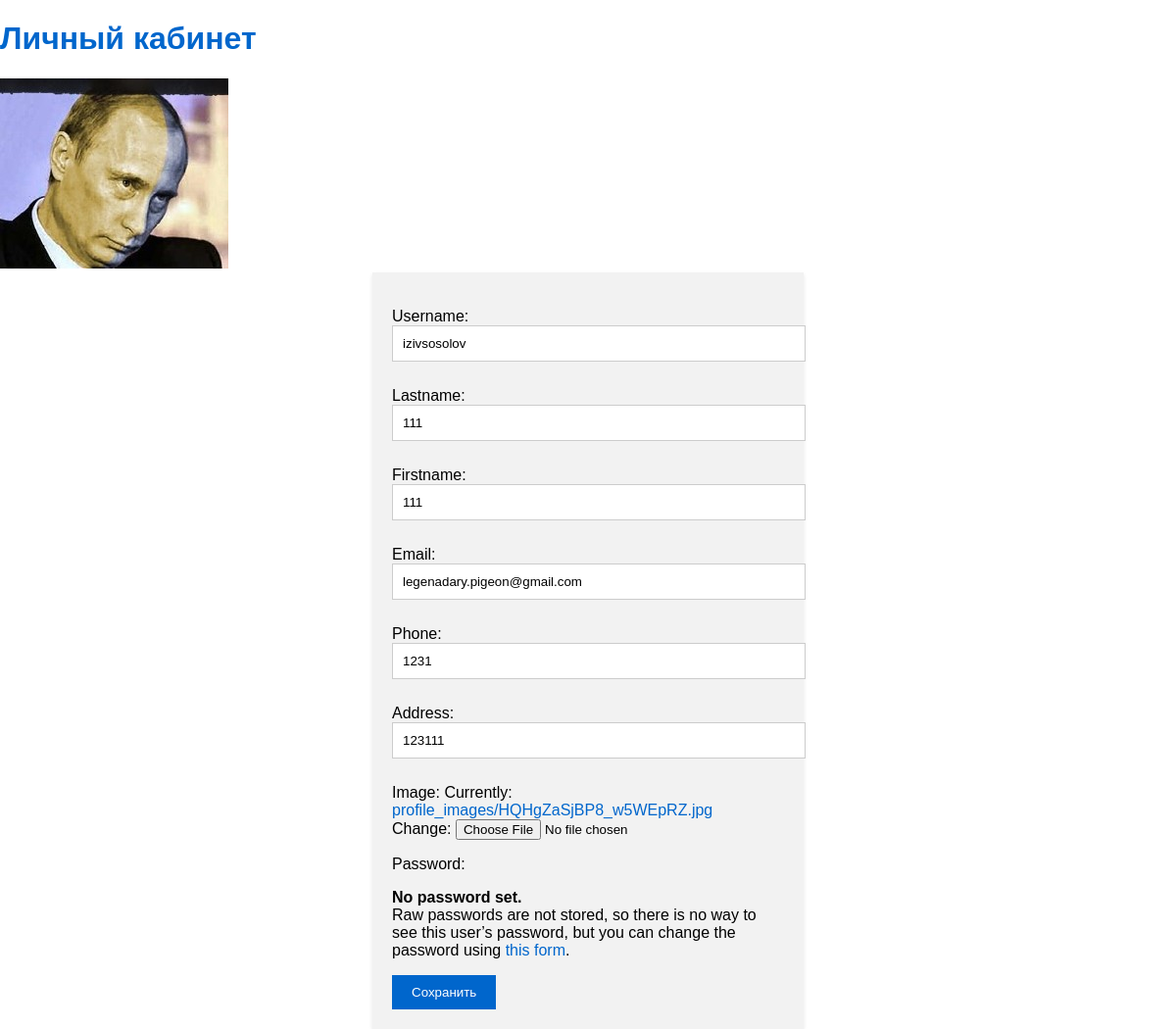
/myapp/profile/ (signed in), run on the app's committed database.
### myapp/models.py (models this page shows)
class User(AbstractUser):
    username = models.CharField(max_length=30, unique=30)
    lastname = models.CharField(max_length=50)
    firstname = models.CharField(max_length=50)
    email = models.EmailField(unique=True)
    password = models.CharField(max_length=128)
    phone = models.CharField(max_length=20)
    address = models.CharField(max_length=100)
    image = models.ImageField(upload_to='profile_images/', null=True)
    class Meta:
        db_table = 'myapp_user'

### myapp/views.py (the view)
# urls.py: path('myapp/profile/', views.profile, name='profile'),
@login_required
def profile(request):
    user = request.user
    if request.method == 'POST':
        form = UserProfileForm(request.POST, request.FILES, instance=user)
        if form.is_valid():
            form.save()
            return redirect('profile')
    else:
        form = UserProfileForm(instance=user)
    return render(request, 'profile.html', {'form': form})

### myapp/forms.py
class UserProfileForm(UserChangeForm):
    class Meta:
        model = User
        fields = ['username', 'lastname', 'firstname', 'email', 'phone', 'address', 'image']

### myapp/templates/profile.html (shortened to what this page needs)
<!DOCTYPE html>
<html>
<head>
        {% load static %}
     <link rel="stylesheet" type="text/css" href="{% static 'myapp/css/home.css' %}">
</head>
<body>
    <h1>Личный кабинет</h1>
        {% if user.image %}
  <img src="{{ user.image.url }}" alt="Фото профиля">
{% endif %}
   <form method="post" enctype="multipart/form-data">
  {{ form.as_p }}
  <button type="submit">Сохранить</button>
</body>
</html>

### myapp/static/myapp/css/home.css (style rules this page uses)
body { font-family: Arial, sans-serif; margin: 0; padding: 0; }
h1 { color: #0066cc; }
form { background-color: #f2f2f2; padding: 20px; box-shadow: 0 2px 4px rgba(0, 0, 0, 0.1); width: 400px; margin: 0 auto; }
form input[type="text"], form input[type="email"], form textarea { width: 100%; padding: 10px; margin-bottom: 10px; border: 1px solid #ccc; }
form button[type="submit"] { background-color: #0066cc; color: #fff; border: none; padding: 10px 20px; cursor: pointer; }
a { color: #0066cc; text-decoration: none; }

### data on the page
User: image (picture), username "izivsosolov", lastname "111", firstname "111", email "legenadary.pigeon@gmail.com", phone "1231", address "123111"
